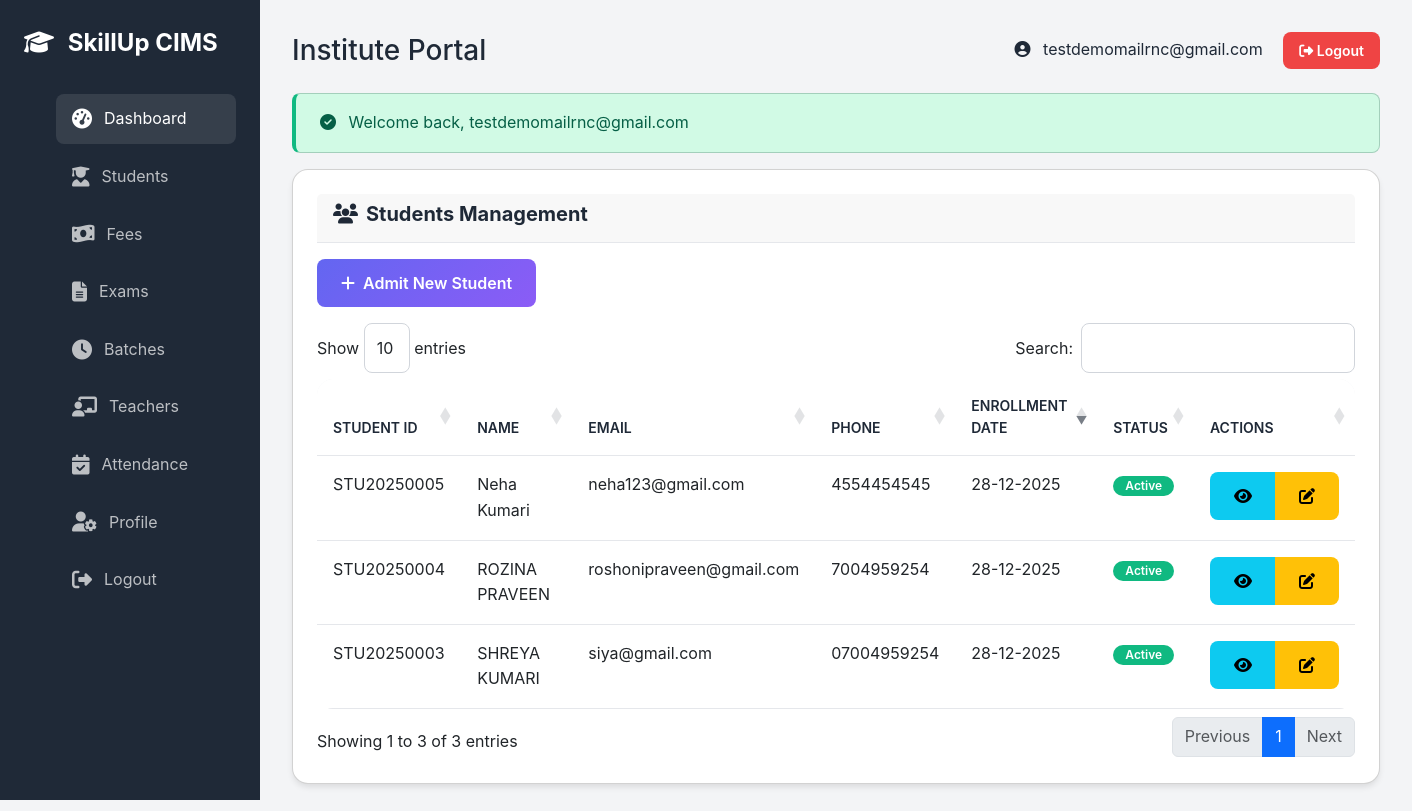
The app's page /public/institute/students (signed in) with its own data.
### tables this page shows
CREATE TABLE `institutes` (
  `id` int(10) UNSIGNED NOT NULL,
  `franchise_id` int(10) UNSIGNED NOT NULL,
  `institute_code` varchar(20) NOT NULL,
  `institute_name` varchar(200) NOT NULL,
  `address` text NOT NULL,
  `city` varchar(100) DEFAULT NULL,
  `state` varchar(100) DEFAULT NULL,
  `pincode` varchar(10) DEFAULT NULL,
  `contact_person` varchar(100) NOT NULL,
  `phone` varchar(20) NOT NULL,
  `email` varchar(100) NOT NULL,
  `logo` varchar(255) DEFAULT NULL,
  `status` enum('active','inactive') DEFAULT 'active',
  `user_id` int(10) UNSIGNED DEFAULT NULL COMMENT 'Institute admin user ID',
  `created_at` timestamp NOT NULL DEFAULT current_timestamp(),
  `updated_at` timestamp NOT NULL DEFAULT current_timestamp() ON UPDATE current_timestamp()
);

CREATE TABLE `students` (
  `id` int(10) UNSIGNED NOT NULL,
  `student_id` varchar(20) NOT NULL,
  `user_id` int(10) UNSIGNED NOT NULL COMMENT 'Student login user ID',
  `institute_id` int(10) UNSIGNED NOT NULL,
  `first_name` varchar(100) NOT NULL,
  `last_name` varchar(100) NOT NULL,
  `email` varchar(100) DEFAULT NULL,
  `phone` varchar(20) NOT NULL,
  `gender` enum('male','female','other') NOT NULL,
  `dob` date NOT NULL,
  `photo` varchar(255) DEFAULT NULL,
  `address` text NOT NULL,
  `city` varchar(100) DEFAULT NULL,
  `state` varchar(100) DEFAULT NULL,
  `pincode` varchar(10) DEFAULT NULL,
  `guardian_name` varchar(100) NOT NULL,
  `guardian_phone` varchar(20) NOT NULL,
  `guardian_relation` varchar(50) DEFAULT NULL,
  `enrollment_date` date NOT NULL,
  `status` enum('active','inactive','completed','dropped') DEFAULT 'active',
  `created_at` timestamp NOT NULL DEFAULT current_timestamp(),
  `updated_at` timestamp NOT NULL DEFAULT current_timestamp() ON UPDATE current_timestamp()
);

### app/Controllers/InstituteController.php (called while the page is built, shortened)
<?php
class InstituteController extends Controller
{
    public function students()
    {
        $userId = Session::userId();
        $db = Database::getInstance();
        $institute = $db->fetchOne("SELECT * FROM institutes WHERE user_id = :user_id", ['user_id' => $userId]);
        $students = $db->fetchAll("
            SELECT * FROM students
            WHERE institute_id = :id
            ORDER BY created_at DESC
        ", ['id' => $institute['id']]);
        $courses = $db->fetchAll("
            SELECT * FROM courses
            WHERE status = 'active'
        ");
        $batches = $db->fetchAll("
            SELECT * FROM batches
            WHERE institute_id = :id AND status = 'active'
        ", ['id' => $institute['id']]);
        $this->view('institute/students', [
            'students' => $students,
            'institute' => $institute,
            'courses' => $courses,
            'batches' => $batches
        ], 'layouts/institute');
    }
}

### public/index.php (called while the page is built, shortened)
<?php
spl_autoload_register(function ($class) {
    $paths = [
        __DIR__ . '/../core/' . $class . '.php',
        __DIR__ . '/../app/Controllers/' . $class . '.php',
        __DIR__ . '/../app/Models/' . $class . '.php',
        __DIR__ . '/../app/Middleware/' . $class . '.php',
    ];
    foreach ($paths as $path) {
        if (file_exists($path)) {
            return;
        }
    }
});
require __DIR__ . '/../app/Helpers/helpers.php';
$router = new Router();
$router->dispatch();

### config/database.php (called while the page is built)
<?php
return [
    'host' => getenv('DB_HOST') ?: 'localhost',
    'database' => getenv('DB_NAME') ?: 'skillup_cims',
    'username' => getenv('DB_USER') ?: 'root',
    'password' => getenv('DB_PASS') ?: '',
    'charset' => 'utf8mb4',
    'collation' => 'utf8mb4_unicode_ci',
];

### core/Database.php (called while the page is built, shortened)
<?php
class Database
{
    private static $instance = null;
    private $connection;
    private function __construct()
    {
        try {
            $config = require __DIR__ . '/../config/database.php';
            $dsn = "mysql:host={$config['host']};dbname={$config['database']};charset={$config['charset']}";
            $options = [
                PDO::ATTR_ERRMODE => PDO::ERRMODE_EXCEPTION,
                PDO::ATTR_DEFAULT_FETCH_MODE => PDO::FETCH_ASSOC,
                PDO::ATTR_EMULATE_PREPARES => false,
            ];
            $this->connection = new PDO($dsn, $config['username'], $config['password'], $options);
        } catch (PDOException $e) {
            die("Database Connection Failed: " . $e->getMessage());
        }
    }
    public static function getInstance()
    {
        if (self::$instance === null) {
            self::$instance = new self();
        }
        return self::$instance;
    }
    public function query($sql, $params = [])
    {
        try {
            $stmt = $this->connection->prepare($sql);
            $stmt->execute($params);
            return $stmt;
        } catch (PDOException $e) {
            error_log("Query Error: " . $e->getMessage());
            throw $e;
        }
    }
    public function fetchOne($sql, $params = [])
    {
        $stmt = $this->query($sql, $params);
        return $stmt->fetch();
    }
    public function fetchAll($sql, $params = [])
    {
        $stmt = $this->query($sql, $params);
        return $stmt->fetchAll();
    }
}

### core/Session.php (called while the page is built, shortened)
<?php
class Session
{
    public static function get($key, $default = null)
    {
        return $_SESSION[$key] ?? $default;
    }
    public static function has($key)
    {
        return isset($_SESSION[$key]);
    }
    public static function flash($key, $value = null)
    {
        if ($value === null) {
            $flash = self::get('flash_' . $key);
            return $flash;
        }
    }
    public static function isAuthenticated()
    {
        return self::has('user_id') && self::has('user_role');
    }
    public static function userId()
    {
        return self::get('user_id');
    }
    public static function userRole()
    {
        return self::get('user_role');
    }
    public static function userData($key = null)
    {
        $data = self::get('user_data', []);
        return $key ? ($data[$key] ?? null) : $data;
    }
}

### app/Helpers/helpers.php (called while the page is built, shortened)
<?php
function url($path = '')
{
    $appUrl = 'http://localhost/skillup/public';
    $appUrl = rtrim($appUrl, '/');
    $path = ltrim($path, '/');
    if (str_contains($path, 'public/') && str_ends_with($appUrl, 'public')) {
        $path = str_replace('public/', '', $path);
    }
    return $appUrl . '/' . $path;
}
function getFlash($type)
{
    return Session::flash($type);
}
function e($string)
{
    return htmlspecialchars($string ?? '', ENT_QUOTES, 'UTF-8');
}
function formatDate($date, $format = 'd-m-Y')
{
    return date($format, strtotime($date));
}

### views/institute/students.php (the view, shortened to what this page needs)
<div class="card">
    <div class="card-header">
        <h5 class="card-title mb-0">
            <i class="fas fa-users me-2"></i>Students Management
        </h5>
    </div>
    <div class="card-body">
        <div class="mb-3">
            <button class="btn btn-primary" data-bs-toggle="modal" data-bs-target="#addStudentModal">
                <i class="fas fa-plus me-2"></i>Admit New Student
            </button>
        </div>
        <div class="table-responsive">
            <table class="table" id="studentsTable">
                <thead>
                    <tr>
                        <th>Student ID</th>
                        <th>Name</th>
                        <th>Email</th>
                        <th>Phone</th>
                        <th>Enrollment Date</th>
                        <th>Status</th>
                        <th>Actions</th>
                    </tr>
                </thead>
                <tbody>
                    <?php if (isset($students) && !empty($students)): ?>
                        <?php foreach ($students as $student): ?>
                            <tr>
                                <td><?= e($student['student_id']) ?></td>
                                <td><?= e($student['first_name'] . ' ' . $student['last_name']) ?></td>
                                <td><?= e($student['email']) ?></td>
                                <td><?= e($student['phone']) ?></td>
                                <td><?= formatDate($student['enrollment_date']) ?></td>
                                <td>
                                    <span class="badge badge-<?= $student['status'] === 'active' ? 'success' : 'danger' ?>">
                                        <?= ucfirst($student['status']) ?>
                                    </span>
                                </td>
                                <td>
                                    <div class="btn-group btn-group-sm">
                                        <button class="btn btn-info btn-view-student" data-id="<?= $student['id'] ?>"
                                            data-student-id="<?= $student['student_id'] ?>" title="View">
                                            <i class="fas fa-eye"></i>
                                        </button>
                                        <button class="btn btn-warning btn-edit-student" data-id="<?= $student['id'] ?>"
                                            title="Edit">
                                            <i class="fas fa-edit"></i>
                                        </button>
                                    </div>
                                </td>
                            </tr>
                        <?php endforeach; ?>
                    <?php else: ?>
                        <tr>
                            <td colspan="7" class="text-center">No students found</td>
                        </tr>
                    <?php endif; ?>
                </tbody>
            </table>
        </div>
    </div>
</div>

### core/Router.php (shortened to what this page needs)
<?php
class Router
{
    private $routes = [];
    private function addRoute($method, $uri, $controller, $action, $middleware = [])
    {
        if (strpos($controller, '@') !== false && $action === null) {
            list($controller, $action) = explode('@', $controller);
        }
        $this->routes[] = [
            'method' => $method,
            'uri' => $uri,
            'controller' => $controller,
            'action' => $action,
            'middleware' => $middleware
        ];
    }
    public function dispatch()
    {
        $requestUri = $this->getRequestUri();
        $requestMethod = $_SERVER['REQUEST_METHOD'];
        foreach ($this->routes as $route) {
            if ($route['method'] === $requestMethod && $this->matchRoute($route['uri'], $requestUri, $params)) {
                $controllerClass = $route['controller'];
                $action = $route['action'];
                if (class_exists($controllerClass)) {
                    $controller = new $controllerClass();
                    if (method_exists($controller, $action)) {
                        call_user_func_array([$controller, $action], $params);
                        return;
                    }
                }
                return;
            }
        }
    }
    private function matchRoute($routeUri, $requestUri, &$params = [])
    {
        $pattern = preg_replace('/\{(\w+)\}/', '([^/]+)', $routeUri);
        $pattern = '#^' . $pattern . '$#';
        if (preg_match($pattern, $requestUri, $matches)) {
            return true;
        }
        return false;
    }
    private function getRequestUri()
    {
        $uri = parse_url($_SERVER['REQUEST_URI'], PHP_URL_PATH);
        $scriptName = dirname($_SERVER['SCRIPT_NAME']);
        if ($scriptName !== '/' && strpos($uri, $scriptName) === 0) {
            $uri = substr($uri, strlen($scriptName));
        }
        return rtrim($uri, '/') ?: '/';
    }
}

### views/layouts/institute.php (shortened to what this page needs)
<!DOCTYPE html>
<html lang="en">
<head>
    <link href="https://cdn.jsdelivr.net/npm/bootstrap@5.3.0/dist/css/bootstrap.min.css" rel="stylesheet">
    <link rel="stylesheet" href="https://cdnjs.cloudflare.com/ajax/libs/font-awesome/6.4.0/css/all.min.css">
    <link rel="stylesheet" href="https://cdn.datatables.net/1.13.6/css/dataTables.bootstrap5.min.css">
    <link rel="stylesheet" href="<?= url('public/assets/css/custom.css') ?>">
</head>
<body>
    <div class="dashboard-container">
        <aside class="sidebar">
            <div class="sidebar-logo">
                <i class="fas fa-graduation-cap me-2"></i>
                SkillUp CIMS
            </div>
            <ul class="sidebar-menu">
                <li>
                    <a href="<?= url('institute/dashboard') ?>" class="active">
                        <i class="fas fa-tachometer-alt"></i> Dashboard
                    </a>
                </li>
                <li>
                    <a href="<?= url('institute/students') ?>">
                        <i class="fas fa-user-graduate"></i> Students
                    </a>
                </li>
                <li>
                    <a href="<?= url('institute/fees') ?>">
                        <i class="fas fa-money-bill-wave"></i> Fees
                    </a>
                </li>
                <li>
                    <a href="<?= url('institute/exams') ?>">
                        <i class="fas fa-file-alt"></i> Exams
                    </a>
                </li>
                <li>
                    <a href="<?= url('institute/batches') ?>">
                        <i class="fas fa-clock"></i> Batches
                    </a>
                </li>
                <li>
                    <a href="<?= url('institute/teachers') ?>">
                        <i class="fas fa-chalkboard-teacher"></i> Teachers
                    </a>
                </li>
                <li>
                    <a href="<?= url('institute/attendance') ?>">
                        <i class="fas fa-calendar-check"></i> Attendance
                    </a>
                </li>
                <li>
                    <a href="<?= url('institute/profile') ?>">
                        <i class="fas fa-user-cog"></i> Profile
                    </a>
                </li>
                <li>
                    <a href="<?= url('logout') ?>">
                        <i class="fas fa-sign-out-alt"></i> Logout
                    </a>
                </li>
            </ul>
        </aside>
        <main class="main-content">
            <div class="d-flex justify-content-between align-items-center mb-4">
                <h1 class="h3 mb-0">Institute Portal</h1>
                <div>
                    <span class="me-3">
                        <i class="fas fa-user-circle me-2"></i>
                        <?= e(Session::userData('username')) ?>
                    </span>
                    <a href="<?= url('logout') ?>" class="btn btn-sm btn-danger">
                        <i class="fas fa-sign-out-alt"></i> Logout
                    </a>
                </div>
            </div>
            <?php if ($success = getFlash('success')): ?>
                <div class="alert alert-success">
                    <i class="fas fa-check-circle me-2"></i>
                    <?= e($success) ?>
                </div>
            <?php endif; ?>
            <?= $content ?>
        </main>
    </div>
</body>
</html>

### records on screen
institutes: email "testdemomailrnc@gmail.com"
students: student "STU20250005", first_name+last_name "Neha Kumari", email "neha123@gmail.com", phone "4554454545", enrollment_date "28-12-2025", status "Active"
students: student "STU20250004", first_name+last_name "ROZINA PRAVEEN", email "roshonipraveen@gmail.com", phone "7004959254", enrollment_date "28-12-2025", status "Active"
students: student "STU20250003", first_name+last_name "SHREYA KUMARI", email "siya@gmail.com", phone "07004959254", enrollment_date "28-12-2025", status "Active"
